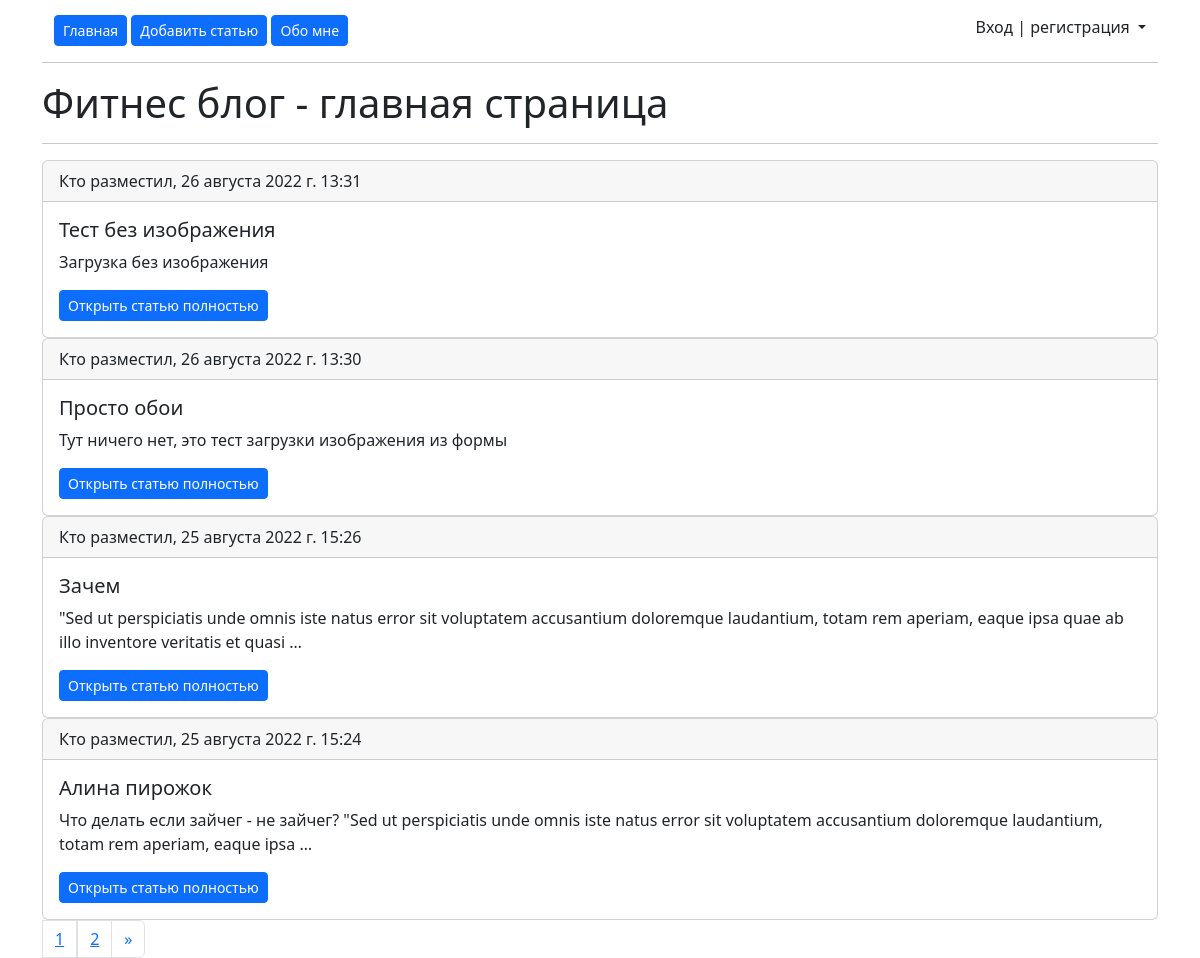
The page / on the database its author committed.
### main/models.py (models this page shows, shortened)
class Article(models.Model):
    title = models.CharField(max_length=250, verbose_name='Название статьи')
    slug = models.SlugField(max_length=255, unique=True, db_index=True, verbose_name='URL')
    content = models.TextField(blank=True, verbose_name='Текст')
    image = models.ImageField(upload_to='images/', blank=True, verbose_name='Изображение')
    time_create = models.DateTimeField(auto_now_add=True, verbose_name='Создано')
    time_update = models.DateTimeField(auto_now=True, verbose_name='Отредактировано')
    is_published = models.BooleanField(default=True, verbose_name='Опубликовано')
    category = models.ForeignKey('Category', on_delete=PROTECT, verbose_name='Категория')
    class Meta:
        verbose_name = 'Статья'
        verbose_name_plural = 'Статьи'
        ordering = ['-time_create']

### main/views.py (the view)
# urls.py: path('', views.MainPage.as_view(), name='Главная'),
class MainPage(ListView):
    paginate_by = 4
    model = Article
    template_name = 'main/index.html'
    context_object_name = 'articles'
    extra_context = {'title': 'Фитнес блог - главная страница'}
    def get_queryset(self):
        return Article.objects.filter(is_published=True)

### main/templates/main/index.html (shortened to what this page needs)
{% extends 'main/layout.html' %}
{% block content %}
<h1>{{ title }}</h1>
<hr>
{% for el in articles %}
<div class="card">
  <div class="card-header">
    Кто разместил, {{ el.time_create }}
  </div>
  <div class="card-body">
    <h5 class="card-title">{{ el.title }}</h5>
    <p class="card-text">{{ el.content|truncatewords:25 }}</p>
    <a href="{% url 'article_detail' el.slug %}" class="btn btn-primary btn-sm">Открыть статью полностью</a>
  </div>
</div>
{% endfor %}
<nav>
  <div class="pagination">
    <li class="page-item">
      {% if page_obj.has_other_pages %}
      {% for el in page_obj.paginator.page_range %}
        <li class="page-link"><a href="?page={{ el }}">{{ el }}</li>
      {% endfor %}
    <li class="page-item">
      {% if page_obj.has_next %}
      <a class="page-link" href="?page={{ page_obj.next_page_number }}" aria-label="Следующая">
        <span aria-hidden="true">&raquo;</span>
      {% endif %}
      {% endif %}
      </a>
    </li>
  </div>
</nav>
{% endblock %}

### rows shown on the page
Article: time_create "26 августа 2022 г. 13:31", title "Тест без изображения", content "Загрузка без изображения"
Article: time_create "26 августа 2022 г. 13:30", title "Просто обои", content "Тут ничего нет, это тест загрузки изображения из формы"
Article: time_create "25 августа 2022 г. 15:26", title "Зачем", content "\"Sed ut perspiciatis unde omnis iste natus error sit voluptatem accusantium doloremque laudantium, totam rem aperiam, eaque ipsa quae ab illo inventore veritatis et quasi …"
Article: time_create "25 августа 2022 г. 15:24", title "Алина пирожок", content "Что делать если зайчег - не зайчег? \"Sed ut perspiciatis unde omnis iste natus error sit voluptatem accusantium doloremque laudantium, totam rem aperiam, eaque ipsa …"

### other values the page prints
{{ title }} "Фитнес блог - главная страница"
{{ el }} "1" "2"
